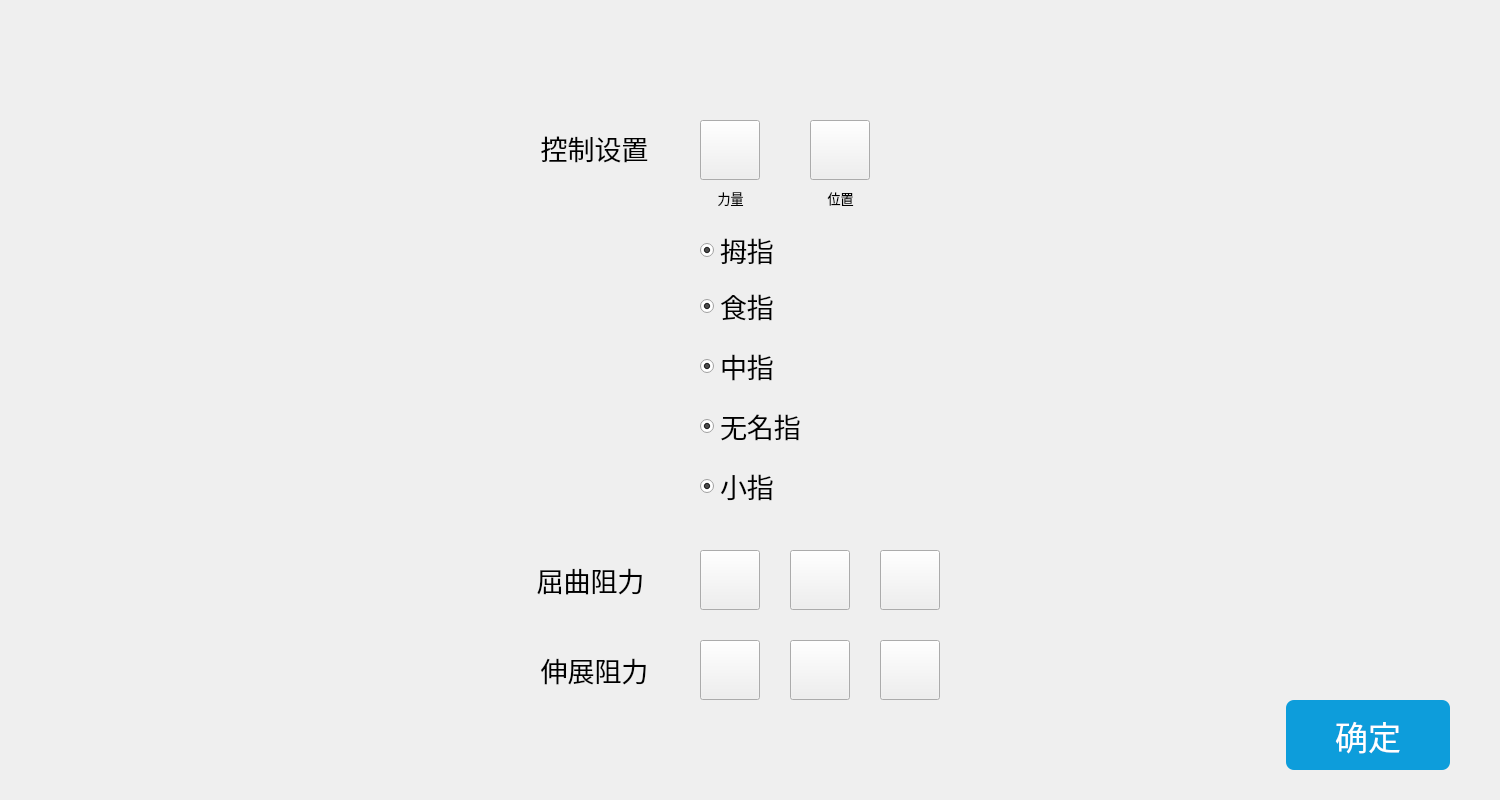
<?xml version="1.0" encoding="UTF-8"?>
<ui version="4.0">
 <class>ControlSet</class>
 <widget class="QWidget" name="ControlSet">
  <property name="geometry">
   <rect>
    <x>0</x>
    <y>0</y>
    <width>1500</width>
    <height>800</height>
   </rect>
  </property>
  <property name="windowTitle">
   <string>Form</string>
  </property>
  <widget class="QLabel" name="label">
   <property name="geometry">
    <rect>
     <x>509</x>
     <y>133</y>
     <width>171</width>
     <height>30</height>
    </rect>
   </property>
   <property name="font">
    <font>
     <family>黑体</family>
     <pointsize>20</pointsize>
    </font>
   </property>
   <property name="text">
    <string>控制设置</string>
   </property>
   <property name="alignment">
    <set>Qt::AlignCenter</set>
   </property>
  </widget>
  <widget class="QPushButton" name="tendency_Btn">
   <property name="geometry">
    <rect>
     <x>700</x>
     <y>120</y>
     <width>60</width>
     <height>60</height>
    </rect>
   </property>
   <property name="styleSheet">
    <string notr="true">QPushButton{border-image: url(:/new/prefix1/source/treatMode/tendencyNormal.png);}
QPushButton:hover{border-image: url(:/new/prefix1/source/treatMode/tendencyNormalHover.png);}</string>
   </property>
   <property name="text">
    <string/>
   </property>
  </widget>
  <widget class="QPushButton" name="displacement_Btn">
   <property name="geometry">
    <rect>
     <x>810</x>
     <y>120</y>
     <width>60</width>
     <height>60</height>
    </rect>
   </property>
   <property name="styleSheet">
    <string notr="true">QPushButton{border-image: url(:/new/prefix1/source/treatMode/displacementNormal.png);}
QPushButton:hover{border-image: url(:/new/prefix1/source/treatMode/displacementHover.png);}</string>
   </property>
   <property name="text">
    <string/>
   </property>
  </widget>
  <widget class="QRadioButton" name="thumb_RadioButton">
   <property name="geometry">
    <rect>
     <x>700</x>
     <y>230</y>
     <width>121</width>
     <height>40</height>
    </rect>
   </property>
   <property name="font">
    <font>
     <family>黑体</family>
     <pointsize>20</pointsize>
    </font>
   </property>
   <property name="styleSheet">
    <string notr="true">QRadioButton::indicator::unchecked {width: 32px;height: 18px;image:url(&quot;:/new/prefix1/source/buttons/generalButton/radioNormal.png&quot;);position:relative;left: 0px;right: 5px;top: 2px;bottom:4px;}
QRadioButton::indicator::checked {width: 32px;height: 18px;image:url(&quot;:/new/prefix1/source/buttons/generalButton/radioSelected.png&quot;);position:relative;left: 0px;right: 5px;top: 2px;bottom:4px;}</string>
   </property>
   <property name="text">
    <string>拇指</string>
   </property>
   <property name="checked">
    <bool>true</bool>
   </property>
   <property name="autoExclusive">
    <bool>false</bool>
   </property>
  </widget>
  <widget class="QRadioButton" name="foreFinger_RadioButton">
   <property name="geometry">
    <rect>
     <x>700</x>
     <y>286</y>
     <width>111</width>
     <height>40</height>
    </rect>
   </property>
   <property name="font">
    <font>
     <family>黑体</family>
     <pointsize>20</pointsize>
    </font>
   </property>
   <property name="styleSheet">
    <string notr="true">QRadioButton::indicator::unchecked {width: 32px;height: 18px;image:url(&quot;:/new/prefix1/source/buttons/generalButton/radioNormal.png&quot;);position:relative;left: 0px;right: 5px;top: 2px;bottom:4px;}
QRadioButton::indicator::checked {width: 32px;height: 18px;image:url(&quot;:/new/prefix1/source/buttons/generalButton/radioSelected.png&quot;);position:relative;left: 0px;right: 5px;top: 2px;bottom:4px;}</string>
   </property>
   <property name="text">
    <string>食指</string>
   </property>
   <property name="checked">
    <bool>true</bool>
   </property>
   <property name="autoExclusive">
    <bool>false</bool>
   </property>
  </widget>
  <widget class="QRadioButton" name="middleFinger_RadioButton">
   <property name="geometry">
    <rect>
     <x>700</x>
     <y>346</y>
     <width>101</width>
     <height>40</height>
    </rect>
   </property>
   <property name="font">
    <font>
     <family>黑体</family>
     <pointsize>20</pointsize>
    </font>
   </property>
   <property name="styleSheet">
    <string notr="true">QRadioButton::indicator::unchecked {width: 32px;height: 18px;image:url(&quot;:/new/prefix1/source/buttons/generalButton/radioNormal.png&quot;);position:relative;left: 0px;right: 5px;top: 2px;bottom:4px;}
QRadioButton::indicator::checked {width: 32px;height: 18px;image:url(&quot;:/new/prefix1/source/buttons/generalButton/radioSelected.png&quot;);position:relative;left: 0px;right: 5px;top: 2px;bottom:4px;}</string>
   </property>
   <property name="text">
    <string>中指</string>
   </property>
   <property name="checked">
    <bool>true</bool>
   </property>
   <property name="autoExclusive">
    <bool>false</bool>
   </property>
  </widget>
  <widget class="QRadioButton" name="ringFinger_RadioButton">
   <property name="geometry">
    <rect>
     <x>700</x>
     <y>406</y>
     <width>131</width>
     <height>40</height>
    </rect>
   </property>
   <property name="font">
    <font>
     <family>黑体</family>
     <pointsize>20</pointsize>
    </font>
   </property>
   <property name="styleSheet">
    <string notr="true">QRadioButton::indicator::unchecked {width: 32px;height: 18px;image:url(&quot;:/new/prefix1/source/buttons/generalButton/radioNormal.png&quot;);position:relative;left: 0px;right: 5px;top: 2px;bottom:4px;}
QRadioButton::indicator::checked {width: 32px;height: 18px;image:url(&quot;:/new/prefix1/source/buttons/generalButton/radioSelected.png&quot;);position:relative;left: 0px;right: 5px;top: 2px;bottom:4px;}</string>
   </property>
   <property name="text">
    <string>无名指</string>
   </property>
   <property name="checked">
    <bool>true</bool>
   </property>
   <property name="autoExclusive">
    <bool>false</bool>
   </property>
  </widget>
  <widget class="QRadioButton" name="littleFinger_RadioButton">
   <property name="geometry">
    <rect>
     <x>700</x>
     <y>466</y>
     <width>101</width>
     <height>40</height>
    </rect>
   </property>
   <property name="font">
    <font>
     <family>黑体</family>
     <pointsize>20</pointsize>
    </font>
   </property>
   <property name="styleSheet">
    <string notr="true">QRadioButton::indicator::unchecked {width: 32px;height: 18px;image:url(&quot;:/new/prefix1/source/buttons/generalButton/radioNormal.png&quot;);position:relative;left: 0px;right: 5px;top: 2px;bottom:4px;}
QRadioButton::indicator::checked {width: 32px;height: 18px;image:url(&quot;:/new/prefix1/source/buttons/generalButton/radioSelected.png&quot;);position:relative;left: 0px;right: 5px;top: 2px;bottom:4px;}</string>
   </property>
   <property name="text">
    <string>小指</string>
   </property>
   <property name="checked">
    <bool>true</bool>
   </property>
   <property name="autoExclusive">
    <bool>false</bool>
   </property>
  </widget>
  <widget class="QPushButton" name="confirm_Btn">
   <property name="geometry">
    <rect>
     <x>1286</x>
     <y>700</y>
     <width>164</width>
     <height>70</height>
    </rect>
   </property>
   <property name="font">
    <font>
     <family>黑体</family>
     <pointsize>25</pointsize>
    </font>
   </property>
   <property name="styleSheet">
    <string notr="true">QPushButton{background: #0D9DDB;border-radius: 8px;color:white;}
QPushButton:hover{background: #1EAACF;border-radius: 8px;color:#333333;}</string>
   </property>
   <property name="text">
    <string>确定</string>
   </property>
  </widget>
  <widget class="QGroupBox" name="groupBox">
   <property name="geometry">
    <rect>
     <x>510</x>
     <y>530</y>
     <width>461</width>
     <height>201</height>
    </rect>
   </property>
   <property name="styleSheet">
    <string notr="true">#groupBox{border:none;}</string>
   </property>
   <property name="title">
    <string/>
   </property>
   <widget class="QPushButton" name="bucklingLevel3_Btn">
    <property name="geometry">
     <rect>
      <x>370</x>
      <y>20</y>
      <width>60</width>
      <height>60</height>
     </rect>
    </property>
    <property name="styleSheet">
     <string notr="true">QPushButton{border-image: url(:/new/prefix1/source/buttons/level/level3NoSelect.png);}
QPushButton:hover{border-image: url(:/new/prefix1/source/buttons/level/level3Hover.png);}</string>
    </property>
    <property name="text">
     <string/>
    </property>
   </widget>
   <widget class="QPushButton" name="stretchLevel2_Btn">
    <property name="geometry">
     <rect>
      <x>280</x>
      <y>110</y>
      <width>60</width>
      <height>60</height>
     </rect>
    </property>
    <property name="styleSheet">
     <string notr="true">QPushButton{border-image: url(:/new/prefix1/source/buttons/level/level2NoSelect.png);}
QPushButton:hover{border-image: url(:/new/prefix1/source/buttons/level/level2Hover.png);}</string>
    </property>
    <property name="text">
     <string/>
    </property>
   </widget>
   <widget class="QPushButton" name="stretchLevel3_Btn">
    <property name="geometry">
     <rect>
      <x>370</x>
      <y>110</y>
      <width>60</width>
      <height>60</height>
     </rect>
    </property>
    <property name="styleSheet">
     <string notr="true">QPushButton{border-image: url(:/new/prefix1/source/buttons/level/level3NoSelect.png);}
QPushButton:hover{border-image: url(:/new/prefix1/source/buttons/level/level3Hover.png);}</string>
    </property>
    <property name="text">
     <string/>
    </property>
   </widget>
   <widget class="QPushButton" name="stretchLevel1_Btn">
    <property name="geometry">
     <rect>
      <x>190</x>
      <y>110</y>
      <width>60</width>
      <height>60</height>
     </rect>
    </property>
    <property name="styleSheet">
     <string notr="true">QPushButton{border-image: url(:/new/prefix1/source/buttons/level/level1NoSelect.png);}
QPushButton:hover{border-image: url(:/new/prefix1/source/buttons/level/level1Hover.png);}</string>
    </property>
    <property name="text">
     <string/>
    </property>
   </widget>
   <widget class="QPushButton" name="bucklingLevel1_Btn">
    <property name="geometry">
     <rect>
      <x>190</x>
      <y>20</y>
      <width>60</width>
      <height>60</height>
     </rect>
    </property>
    <property name="styleSheet">
     <string notr="true">QPushButton{border-image: url(:/new/prefix1/source/buttons/level/level1NoSelect.png);}
QPushButton:hover{border-image: url(:/new/prefix1/source/buttons/level/level1Hover.png);}</string>
    </property>
    <property name="text">
     <string/>
    </property>
   </widget>
   <widget class="QLabel" name="label_2">
    <property name="geometry">
     <rect>
      <x>-10</x>
      <y>35</y>
      <width>181</width>
      <height>30</height>
     </rect>
    </property>
    <property name="font">
     <font>
      <family>黑体</family>
      <pointsize>20</pointsize>
     </font>
    </property>
    <property name="text">
     <string>屈曲阻力</string>
    </property>
    <property name="alignment">
     <set>Qt::AlignCenter</set>
    </property>
   </widget>
   <widget class="QPushButton" name="bucklingLevel2_Btn">
    <property name="geometry">
     <rect>
      <x>280</x>
      <y>20</y>
      <width>60</width>
      <height>60</height>
     </rect>
    </property>
    <property name="styleSheet">
     <string notr="true">QPushButton{border-image: url(:/new/prefix1/source/buttons/level/level2NoSelect.png);}
QPushButton:hover{border-image: url(:/new/prefix1/source/buttons/level/level2Hover.png);}</string>
    </property>
    <property name="text">
     <string/>
    </property>
   </widget>
   <widget class="QLabel" name="label_3">
    <property name="geometry">
     <rect>
      <x>-1</x>
      <y>125</y>
      <width>171</width>
      <height>30</height>
     </rect>
    </property>
    <property name="font">
     <font>
      <family>黑体</family>
      <pointsize>20</pointsize>
     </font>
    </property>
    <property name="text">
     <string>伸展阻力</string>
    </property>
    <property name="alignment">
     <set>Qt::AlignCenter</set>
    </property>
   </widget>
  </widget>
  <widget class="QLabel" name="label_25">
   <property name="geometry">
    <rect>
     <x>810</x>
     <y>190</y>
     <width>61</width>
     <height>16</height>
    </rect>
   </property>
   <property name="font">
    <font>
     <family>黑体</family>
     <pointsize>10</pointsize>
    </font>
   </property>
   <property name="text">
    <string>位置</string>
   </property>
   <property name="alignment">
    <set>Qt::AlignCenter</set>
   </property>
  </widget>
  <widget class="QLabel" name="label_24">
   <property name="geometry">
    <rect>
     <x>700</x>
     <y>190</y>
     <width>61</width>
     <height>16</height>
    </rect>
   </property>
   <property name="font">
    <font>
     <family>黑体</family>
     <pointsize>10</pointsize>
    </font>
   </property>
   <property name="text">
    <string>力量</string>
   </property>
   <property name="alignment">
    <set>Qt::AlignCenter</set>
   </property>
  </widget>
 </widget>
 <resources/>
 <connections/>
</ui>
